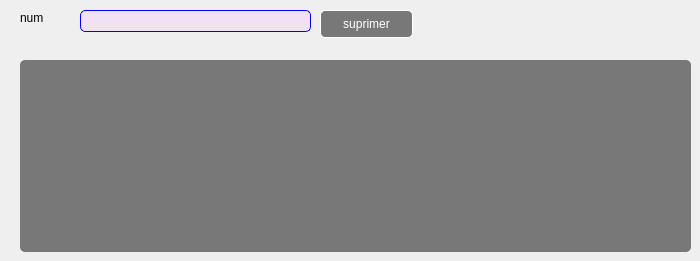
      <widget class="QWidget" name="tab_42">
       <attribute name="title">
        <string>supprimer</string>
       </attribute>
       <widget class="QLineEdit" name="lineEdit_64">
        <property name="geometry">
         <rect>
          <x>80</x>
          <y>10</y>
          <width>231</width>
          <height>22</height>
         </rect>
        </property>
        <property name="styleSheet">
         <string notr="true">QLineEdit{
background-color:rgba(255,170,255,20%);
border:1 solid blue;
border-radius:5px;
color:black;
}</string>
        </property>
       </widget>
       <widget class="QPushButton" name="pushButton_40">
        <property name="geometry">
         <rect>
          <x>320</x>
          <y>10</y>
          <width>93</width>
          <height>28</height>
         </rect>
        </property>
        <property name="styleSheet">
         <string notr="true">QPushButton{
background-color:rgba(0,0,0,50%);
color:white;
border:1 solid white;
border-radius: 5px;
}
QPushButton:hover{
background-color:rgba(255,0,0,50%);
color:black;
}</string>
        </property>
        <property name="text">
         <string>suprimer</string>
        </property>
       </widget>
       <widget class="QTableView" name="tableView_25">
        <property name="geometry">
         <rect>
          <x>20</x>
          <y>60</y>
          <width>671</width>
          <height>192</height>
         </rect>
        </property>
        <property name="styleSheet">
         <string notr="true">QTableView {
    gridline-color: white;
color:white;
   background-color:rgba(0,0,0,50%);
border:0px;
border-radius: 5px;
    }
QHeaderView {background-color: transparent;
color:white;

}
QHeaderView::section{
border-style: none;
background-color: transparent;
margin-bottom:5px;
margin-top:5px;
border:0px;
}
QTableView QTableCornerButton::section {
     bottom-style:none;
border:0px;

 }
</string>
        </property>
       </widget>
       <widget class="QLabel" name="label_72">
        <property name="geometry">
         <rect>
          <x>20</x>
          <y>10</y>
          <width>81</width>
          <height>16</height>
         </rect>
        </property>
        <property name="text">
         <string>num</string>
        </property>
       </widget>
      </widget>
